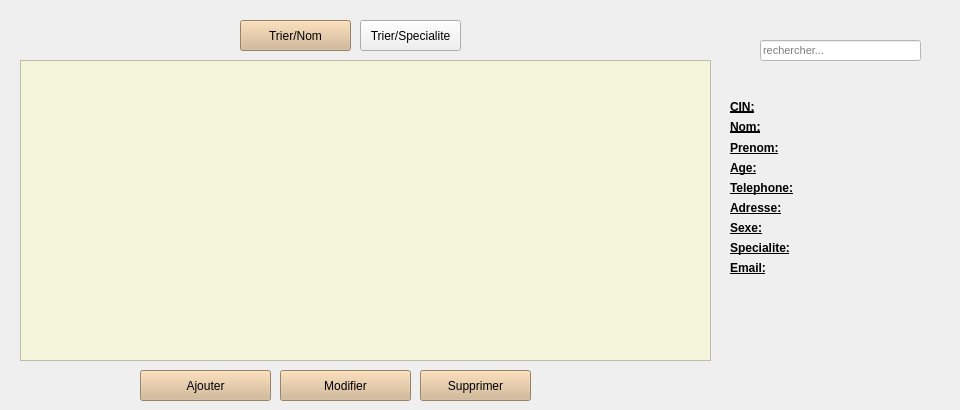
      <widget class="QWidget" name="page_4">
       <widget class="QLabel" name="prenomaffouv">
        <property name="geometry">
         <rect>
          <x>830</x>
          <y>140</y>
          <width>121</width>
          <height>16</height>
         </rect>
        </property>
        <property name="font">
         <font>
          <pointsize>10</pointsize>
          <weight>75</weight>
          <bold>true</bold>
         </font>
        </property>
        <property name="text">
         <string/>
        </property>
        <property name="alignment">
         <set>Qt::AlignCenter</set>
        </property>
       </widget>
       <widget class="QLabel" name="specialiteaffouv">
        <property name="geometry">
         <rect>
          <x>830</x>
          <y>240</y>
          <width>121</width>
          <height>16</height>
         </rect>
        </property>
        <property name="font">
         <font>
          <pointsize>10</pointsize>
          <weight>75</weight>
          <bold>true</bold>
         </font>
        </property>
        <property name="text">
         <string/>
        </property>
        <property name="alignment">
         <set>Qt::AlignCenter</set>
        </property>
       </widget>
       <widget class="QLabel" name="label_49">
        <property name="geometry">
         <rect>
          <x>730</x>
          <y>240</y>
          <width>71</width>
          <height>16</height>
         </rect>
        </property>
        <property name="font">
         <font>
          <weight>75</weight>
          <bold>true</bold>
          <underline>true</underline>
         </font>
        </property>
        <property name="text">
         <string>Specialite:</string>
        </property>
       </widget>
       <widget class="QLabel" name="adresseaffouv">
        <property name="geometry">
         <rect>
          <x>830</x>
          <y>200</y>
          <width>121</width>
          <height>16</height>
         </rect>
        </property>
        <property name="font">
         <font>
          <pointsize>10</pointsize>
          <weight>75</weight>
          <bold>true</bold>
         </font>
        </property>
        <property name="text">
         <string/>
        </property>
        <property name="alignment">
         <set>Qt::AlignCenter</set>
        </property>
       </widget>
       <widget class="QLabel" name="sexeaffouv">
        <property name="geometry">
         <rect>
          <x>830</x>
          <y>220</y>
          <width>121</width>
          <height>16</height>
         </rect>
        </property>
        <property name="font">
         <font>
          <pointsize>10</pointsize>
          <weight>75</weight>
          <bold>true</bold>
         </font>
        </property>
        <property name="text">
         <string/>
        </property>
        <property name="alignment">
         <set>Qt::AlignCenter</set>
        </property>
       </widget>
       <widget class="QLabel" name="telaffouv">
        <property name="geometry">
         <rect>
          <x>830</x>
          <y>180</y>
          <width>121</width>
          <height>16</height>
         </rect>
        </property>
        <property name="font">
         <font>
          <pointsize>10</pointsize>
          <weight>75</weight>
          <bold>true</bold>
         </font>
        </property>
        <property name="text">
         <string/>
        </property>
        <property name="alignment">
         <set>Qt::AlignCenter</set>
        </property>
       </widget>
       <widget class="QPushButton" name="modifier">
        <property name="geometry">
         <rect>
          <x>280</x>
          <y>370</y>
          <width>131</width>
          <height>31</height>
         </rect>
        </property>
        <property name="font">
         <font>
          <underline>false</underline>
         </font>
        </property>
        <property name="styleSheet">
         <string notr="true">background-color:tan;</string>
        </property>
        <property name="text">
         <string>Modifier</string>
        </property>
       </widget>
       <widget class="QLabel" name="emailaffouv">
        <property name="geometry">
         <rect>
          <x>830</x>
          <y>260</y>
          <width>121</width>
          <height>16</height>
         </rect>
        </property>
        <property name="font">
         <font>
          <pointsize>10</pointsize>
          <weight>75</weight>
          <bold>true</bold>
         </font>
        </property>
        <property name="text">
         <string/>
        </property>
        <property name="alignment">
         <set>Qt::AlignCenter</set>
        </property>
       </widget>
       <widget class="QLineEdit" name="chercherouv">
        <property name="geometry">
         <rect>
          <x>760</x>
          <y>40</y>
          <width>161</width>
          <height>21</height>
         </rect>
        </property>
        <property name="font">
         <font>
          <pointsize>8</pointsize>
          <weight>50</weight>
          <bold>false</bold>
          <underline>false</underline>
         </font>
        </property>
        <property name="styleSheet">
         <string notr="true">background-color:white;</string>
        </property>
        <property name="text">
         <string/>
        </property>
        <property name="placeholderText">
         <string>rechercher...</string>
        </property>
       </widget>
       <widget class="QLabel" name="label_22">
        <property name="geometry">
         <rect>
          <x>730</x>
          <y>120</y>
          <width>47</width>
          <height>13</height>
         </rect>
        </property>
        <property name="font">
         <font>
          <weight>75</weight>
          <bold>true</bold>
          <underline>true</underline>
         </font>
        </property>
        <property name="text">
         <string>Nom:</string>
        </property>
       </widget>
       <widget class="QLabel" name="label_45">
        <property name="geometry">
         <rect>
          <x>730</x>
          <y>140</y>
          <width>61</width>
          <height>16</height>
         </rect>
        </property>
        <property name="font">
         <font>
          <weight>75</weight>
          <bold>true</bold>
          <underline>true</underline>
         </font>
        </property>
        <property name="text">
         <string>Prenom:</string>
        </property>
       </widget>
       <widget class="QPushButton" name="ajouter">
        <property name="geometry">
         <rect>
          <x>140</x>
          <y>370</y>
          <width>131</width>
          <height>31</height>
         </rect>
        </property>
        <property name="font">
         <font>
          <underline>false</underline>
         </font>
        </property>
        <property name="styleSheet">
         <string notr="true">background-color:tan;</string>
        </property>
        <property name="text">
         <string>Ajouter</string>
        </property>
       </widget>
       <widget class="QLabel" name="label_47">
        <property name="geometry">
         <rect>
          <x>730</x>
          <y>180</y>
          <width>71</width>
          <height>16</height>
         </rect>
        </property>
        <property name="font">
         <font>
          <weight>75</weight>
          <bold>true</bold>
          <underline>true</underline>
         </font>
        </property>
        <property name="text">
         <string>Telephone:</string>
        </property>
       </widget>
       <widget class="QLabel" name="ageaffouv">
        <property name="geometry">
         <rect>
          <x>830</x>
          <y>160</y>
          <width>121</width>
          <height>16</height>
         </rect>
        </property>
        <property name="font">
         <font>
          <pointsize>10</pointsize>
          <weight>75</weight>
          <bold>true</bold>
         </font>
        </property>
        <property name="text">
         <string/>
        </property>
        <property name="alignment">
         <set>Qt::AlignCenter</set>
        </property>
       </widget>
       <widget class="QLabel" name="label_46">
        <property name="geometry">
         <rect>
          <x>730</x>
          <y>160</y>
          <width>47</width>
          <height>16</height>
         </rect>
        </property>
        <property name="font">
         <font>
          <weight>75</weight>
          <bold>true</bold>
          <underline>true</underline>
         </font>
        </property>
        <property name="text">
         <string>Age:</string>
        </property>
       </widget>
       <widget class="QLabel" name="label_50">
        <property name="geometry">
         <rect>
          <x>730</x>
          <y>260</y>
          <width>61</width>
          <height>16</height>
         </rect>
        </property>
        <property name="font">
         <font>
          <weight>75</weight>
          <bold>true</bold>
          <underline>true</underline>
         </font>
        </property>
        <property name="text">
         <string>Email:</string>
        </property>
       </widget>
       <widget class="QLabel" name="label_48">
        <property name="geometry">
         <rect>
          <x>730</x>
          <y>200</y>
          <width>61</width>
          <height>16</height>
         </rect>
        </property>
        <property name="font">
         <font>
          <weight>75</weight>
          <bold>true</bold>
          <underline>true</underline>
         </font>
        </property>
        <property name="text">
         <string>Adresse:</string>
        </property>
       </widget>
       <widget class="QTableView" name="tableOuvrier">
        <property name="geometry">
         <rect>
          <x>20</x>
          <y>60</y>
          <width>691</width>
          <height>301</height>
         </rect>
        </property>
        <property name="styleSheet">
         <string notr="true">background-color:beige;</string>
        </property>
       </widget>
       <widget class="QLabel" name="cinaffouv">
        <property name="geometry">
         <rect>
          <x>830</x>
          <y>100</y>
          <width>121</width>
          <height>16</height>
         </rect>
        </property>
        <property name="font">
         <font>
          <pointsize>10</pointsize>
          <weight>75</weight>
          <bold>true</bold>
         </font>
        </property>
        <property name="text">
         <string/>
        </property>
        <property name="alignment">
         <set>Qt::AlignCenter</set>
        </property>
       </widget>
       <widget class="QLabel" name="label_51">
        <property name="geometry">
         <rect>
          <x>730</x>
          <y>220</y>
          <width>51</width>
          <height>16</height>
         </rect>
        </property>
        <property name="font">
         <font>
          <weight>75</weight>
          <bold>true</bold>
          <underline>true</underline>
         </font>
        </property>
        <property name="text">
         <string>Sexe:</string>
        </property>
       </widget>
       <widget class="QLabel" name="label_21">
        <property name="geometry">
         <rect>
          <x>730</x>
          <y>100</y>
          <width>47</width>
          <height>13</height>
         </rect>
        </property>
        <property name="font">
         <font>
          <weight>75</weight>
          <bold>true</bold>
          <underline>true</underline>
         </font>
        </property>
        <property name="text">
         <string>CIN:</string>
        </property>
       </widget>
       <widget class="QLabel" name="nomaffouv">
        <property name="geometry">
         <rect>
          <x>830</x>
          <y>120</y>
          <width>121</width>
          <height>16</height>
         </rect>
        </property>
        <property name="font">
         <font>
          <pointsize>10</pointsize>
          <weight>75</weight>
          <bold>true</bold>
         </font>
        </property>
        <property name="text">
         <string/>
        </property>
        <property name="alignment">
         <set>Qt::AlignCenter</set>
        </property>
       </widget>
       <widget class="QPushButton" name="supprimer">
        <property name="geometry">
         <rect>
          <x>420</x>
          <y>370</y>
          <width>111</width>
          <height>31</height>
         </rect>
        </property>
        <property name="font">
         <font>
          <underline>false</underline>
         </font>
        </property>
        <property name="styleSheet">
         <string notr="true">background-color:tan;</string>
        </property>
        <property name="text">
         <string>Supprimer</string>
        </property>
       </widget>
       <widget class="QPushButton" name="trierNom">
        <property name="geometry">
         <rect>
          <x>240</x>
          <y>20</y>
          <width>111</width>
          <height>31</height>
         </rect>
        </property>
        <property name="styleSheet">
         <string notr="true">background-color:tan;</string>
        </property>
        <property name="text">
         <string>Trier/Nom</string>
        </property>
       </widget>
       <widget class="QPushButton" name="trierSpecialite">
        <property name="geometry">
         <rect>
          <x>360</x>
          <y>20</y>
          <width>101</width>
          <height>31</height>
         </rect>
        </property>
        <property name="styleSheet">
         <string notr="true">backgroun-color:tan;</string>
        </property>
        <property name="text">
         <string>Trier/Specialite</string>
        </property>
       </widget>
      </widget>
